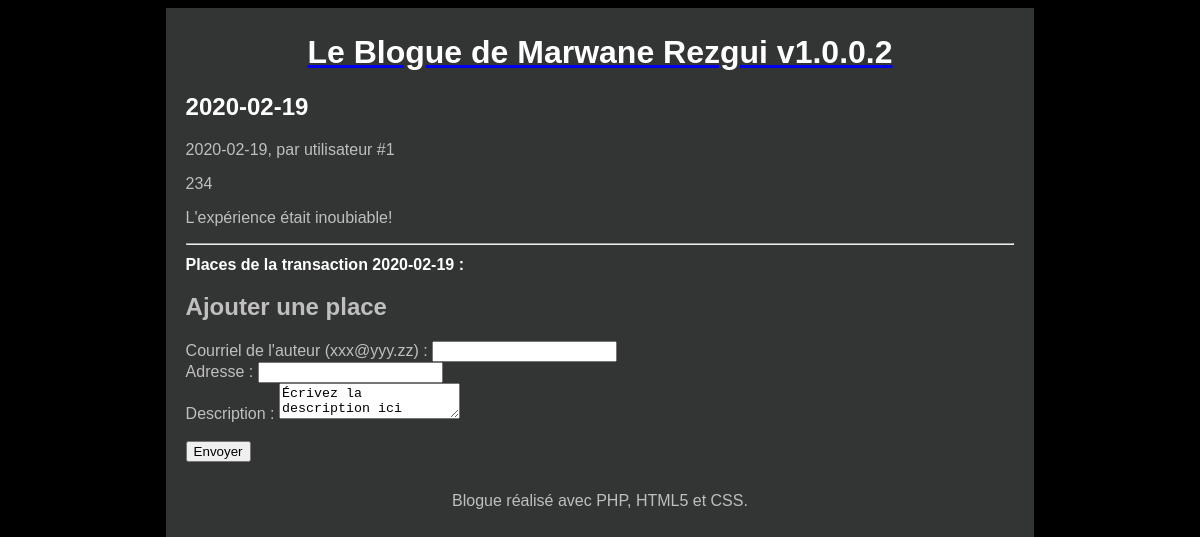
Page /index.php?action=transaction&id=7 on the committed database.
### tables this page shows
CREATE TABLE `transactions` (
  `id` int(11) NOT NULL,
  `Daate` date NOT NULL,
  `Prix` double NOT NULL,
  `Utilisateur_id` int(11) NOT NULL,
  `retourInformation` varchar(255) DEFAULT NULL
);

### Controleur/Controleur.php (called while the page is built, shortened)
<?php
require 'Modele/Modele.php';
function transaction($idTransaction, $erreur) {
    $transaction = getTransaction($idTransaction);
    require 'Vue/vueTransaction.php';
}

### Modele/Modele.php (called while the page is built, shortened)
<?php
function getBdd() {
    $bdd = new PDO('mysql:host=localhost;dbname=fuel;charset=utf8', 'root', 'root', array(PDO::ATTR_ERRMODE => PDO::ERRMODE_EXCEPTION));
    return $bdd;
}
function getTransaction($idTransaction) {
    $bdd = getBdd();
    $transaction = $bdd->prepare('select * from transactions'
            . ' where ID=?');
    $transaction->execute(array($idTransaction));
    if ($transaction->rowCount() == 1)
        return $transaction->fetch();
    else
        throw new Exception("Aucune transaction ne correspond à l'identifiant '$idTransaction'");
}

### Vue/vueTransaction.php (the view, shortened to what this page needs)
<article>
    <header>
        <h1 class="Daatetransaction"><?= $transaction['Daate'] ?></h1>
        <time><?= $transaction['Daate'] ?></time>, par utilisateur #<?= $transaction['Utilisateur_id'] ?>
    </header>
    <p><?= $transaction['Prix'] ?></p>
    <p><?= $transaction['retourInformation'] ?></p>
</article>
<hr />
<header>
    <h1 id="titreReponses">Places de  la transaction <?= $transaction['Daate'] ?> :</h1>
</header>
<form action="index.php?action=place" method="post">
    <h2>Ajouter une place</h2>
    <p>
        <label for="auteur">Courriel de l'auteur (xxx@yyy.zz)</label> : <input type="text" name="auteur" id="auteur" />
        <br />
        <label for="texte">Adresse</label> :  <input type="text" name="Adresse" id="Adresse" /><br />
        <label for="texte">Description</label> :  <textarea type="text" name="Description" id="Description" >Écrivez la description ici</textarea><br />
        <input type="hidden" name="transaction_id" value="<?= $transaction['id'] ?>" /><br />
        <input type="submit" value="Envoyer" />
    </p>
</form>
<?php require 'Vue/gabarit.php'; ?>

### Contenu/css/style.css (style rules this page uses)
html, body { height: 100%; }
body { color: #bfbfbf; background: black; font-family: 'Futura-Medium', 'Futura', 'Trebuchet MS', sans-serif; }
h1 { color: white; }
#titreReponses { font-size : 100%; }

### rows in the picture
transactions: Daate "2020-02-19", Utilisateur "1", Prix "234", retourInformation "L'expérience était inoubiable!"
